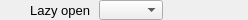
    <widget class="PyDMFrame" name="composite_9">
      <property name="geometry">
        <rect>
          <x>457</x>
          <y>271</y>
          <width>248</width>
          <height>20</height>
        </rect>
      </property>
      <widget class="QLabel" name="text_9">
        <property name="geometry">
          <rect>
            <x>0</x>
            <y>0</y>
            <width>90</width>
            <height>20</height>
          </rect>
        </property>
        <property name="text">
          <string>Lazy open</string>
        </property>
        <property name="font" stdset="0">
          <font>
            <pointsize>10</pointsize>
          </font>
        </property>
        <property name="brush" stdset="0">
          <brush brushstyle="SolidPattern">
            <color alpha="255">
              <red>0</red>
              <green>0</green>
              <blue>0</blue>
            </color>
          </brush>
        </property>
        <property name="toolTip">
          <string>text_9</string>
        </property>
        <property name="alignment">
          <set>Qt::AlignRight|Qt::AlignTrailing|Qt::AlignVCenter</set>
        </property>
        <property name="styleSheet">
          <string notr="true">QLabel#text_9 {
  color: rgb(0, 0, 0);
  }</string>
        </property>
      </widget>
      <widget class="PyDMEnumComboBox" name="menu_1">
        <property name="geometry">
          <rect>
            <x>99</x>
            <y>0</y>
            <width>64</width>
            <height>20</height>
          </rect>
        </property>
        <property name="toolTip">
          <string>${prefix}LazyOpen</string>
        </property>
        <property name="channel" stdset="0">
          <string>ca://${prefix}LazyOpen</string>
        </property>
        <property name="font" stdset="0">
          <font>
            <pointsize>10</pointsize>
          </font>
        </property>
        <property name="styleSheet">
          <string notr="true">PyDMEnumComboBox#menu_1 {
  color: rgb(0, 0, 0);
  background-color: rgb(115, 223, 255);
  }</string>
        </property>
      </widget>
      <widget class="PyDMLabel" name="text_update_7">
        <property name="geometry">
          <rect>
            <x>168</x>
            <y>1</y>
            <width>80</width>
            <height>18</height>
          </rect>
        </property>
        <property name="toolTip">
          <string>PV: ${prefix}LazyOpen_RBV</string>
        </property>
        <property name="channel" stdset="0">
          <string>ca://${prefix}LazyOpen_RBV</string>
        </property>
        <property name="font" stdset="0">
          <font>
            <pointsize>10</pointsize>
          </font>
        </property>
        <property name="alignment">
          <set>Qt::AlignLeading|Qt::AlignLeft|Qt::AlignVCenter</set>
        </property>
        <property name="textInteractionFlags">
          <set>Qt::TextSelectableByKeyboard|Qt::TextSelectableByMouse</set>
        </property>
        <property name="styleSheet">
          <string notr="true">PyDMLabel#text_update_7 {
  color: rgb(10, 0, 184);
  background-color: rgb(187, 187, 187);
  }</string>
        </property>
      </widget>
    </widget>
